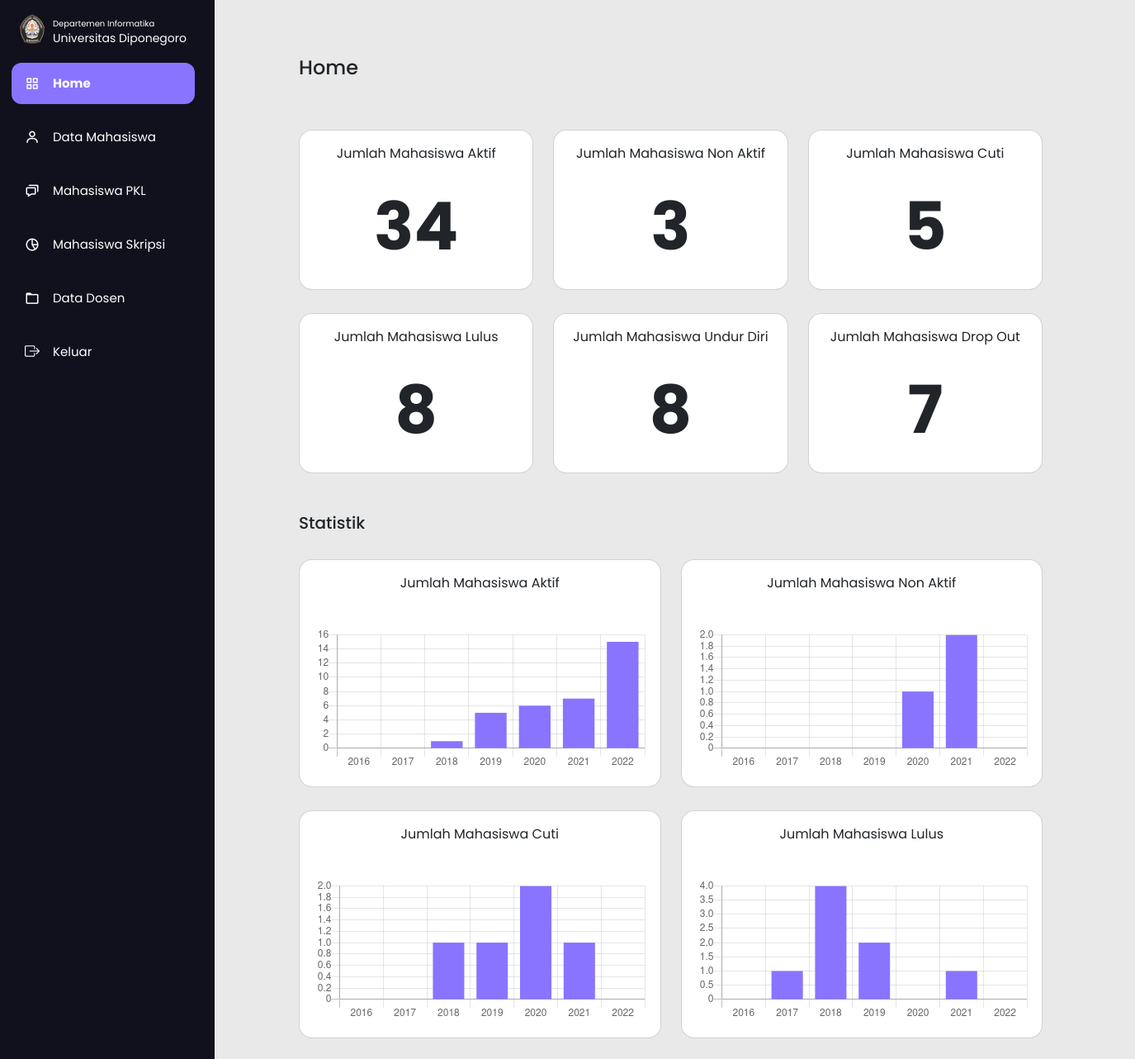
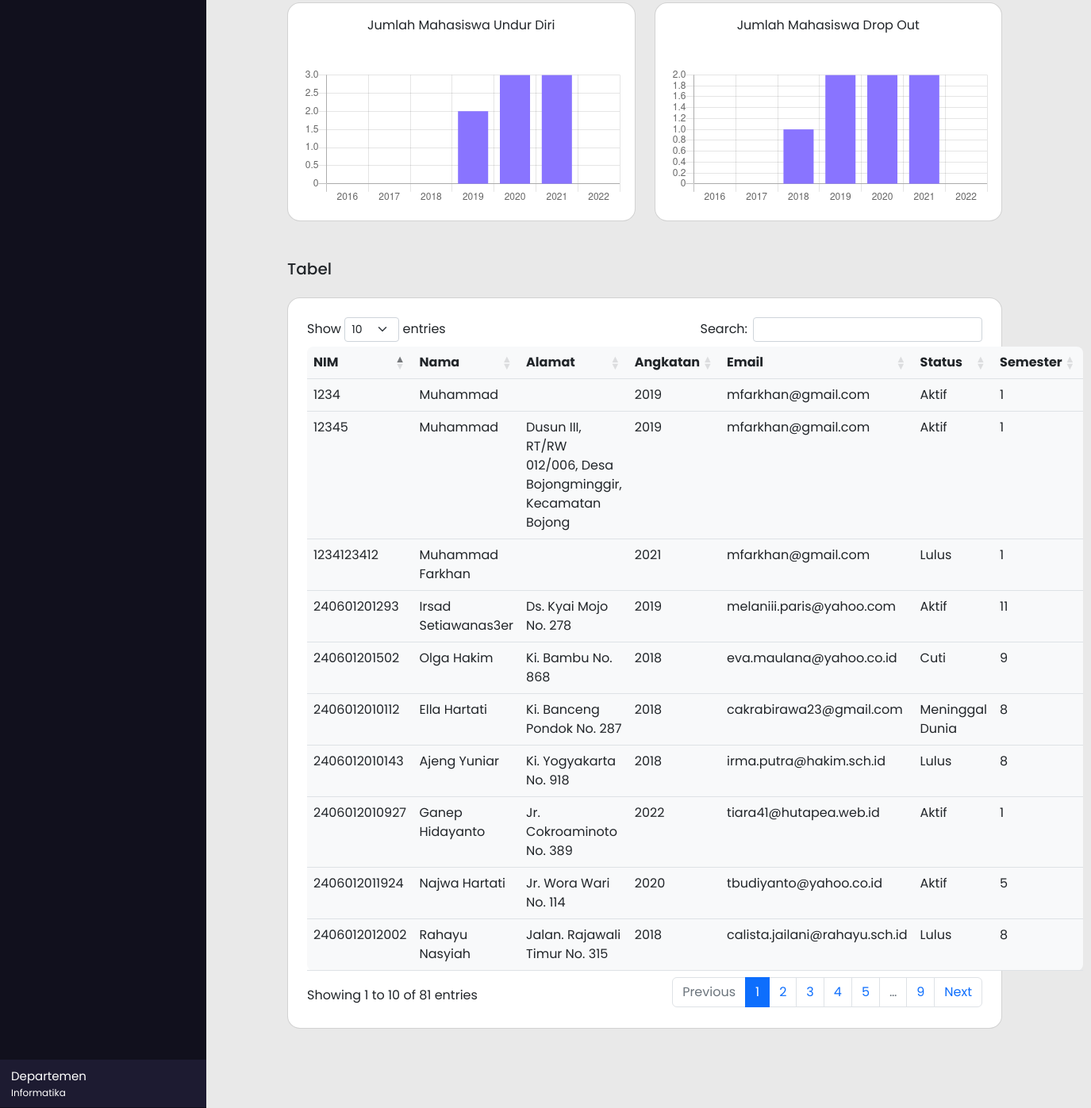
The app's page /departemen/index.php with its own data (2 pictures, top to bottom).
### tables this page shows
CREATE TABLE `tb_mhs` (
  `nim` varchar(14) NOT NULL,
  `nama` varchar(50) NOT NULL,
  `alamat` varchar(255) NOT NULL,
  `kode_kota` int(11) NOT NULL,
  `angkatan` varchar(4) NOT NULL,
  `jalur_masuk` varchar(10) NOT NULL,
  `email` varchar(255) NOT NULL,
  `no_hp` varchar(14) NOT NULL,
  `status` varchar(25) NOT NULL,
  `foto_mhs` varchar(255) NOT NULL,
  `kode_wali` varchar(5) NOT NULL,
  `semester` varchar(2) NOT NULL
);

### departemen/index.php (the view, shortened to what the rows shown need)
<?php
  include'../db_login.php';
?>
<!DOCTYPE html>
<html lang="en" dir="ltr">
  <head>
    <link rel="stylesheet" href="./style.css">
    <link href="https://cdn.jsdelivr.net/npm/bootstrap@5.2.2/dist/css/bootstrap.min.css" rel="stylesheet">
    <link href='https://unpkg.com/boxicons@2.0.7/css/boxicons.min.css' rel='stylesheet'>
    <link rel="stylesheet" href="https://cdn.datatables.net/1.12.1/css/dataTables.bootstrap5.min.css">
    <link rel="stylesheet" href="https://cdnjs.cloudflare.com/ajax/libs/twitter-bootstrap/5.2.0/css/bootstrap.min.css">
    <link rel="stylesheet" href="https://cdn.jsdelivr.net/npm/bootstrap-icons@1.9.1/font/bootstrap-icons.css">
    </head>
<body>
  <section class="home-section">
    <div class="container-fluid">
      <br>
      <br>
      <br>
      <div class="card p-4 rounded-4">
      <table id="example" class="table  bg-light rounded-3" style="width:100%">
        <thead>
            <tr>
                <th>NIM</th>
                <th>Nama</th>
                <th>Alamat</th>
                <th>Angkatan</th>
                <th>Email</th>
                <th>Status</th>
                <th>Semester</th>
            </tr>
        </thead>
        <tbody>
          <?php
          $ambildata = mysqli_query($conn, 'SELECT * FROM tb_mhs ORDER BY  nama ASC, semester ASC'  );
          while ($data = mysqli_fetch_array($ambildata)) {
              $nim = $data['nim'];
              $nama = $data['nama'];
              $alamat = $data['alamat'];
              $angkatan = $data['angkatan'];
              $email = $data['email'];
              $status = $data['status'];
              $semester = $data['semester'];
          ?>
        <tr>
          <td><?= $nim ?></td>
          <td><?= $nama; ?></td>
          <td><?= $alamat; ?></td>
          <td><?= $angkatan; ?></td>
          <td><?= $email; ?></td>
          <td><?= $status; ?></td>
          <td><?= $semester; ?></td>
        </tr>
        <?php
          }
        ?>
    </table>
    </div>
  </div>
</body>
<?php
  $aktif2016 = mysqli_query($conn,"SELECT * from tb_mhs WHERE angkatan ='2016' AND status='Aktif' ");
  $aktif2017 = mysqli_query($conn,"SELECT * from tb_mhs WHERE angkatan ='2017' AND status='Aktif' ");
  $aktif2018 = mysqli_query($conn,"SELECT * from tb_mhs WHERE angkatan ='2018' AND status='Aktif' ");
  $aktif2019 = mysqli_query($conn,"SELECT * from tb_mhs WHERE angkatan ='2019' AND status='Aktif' ");
  $aktif2020 = mysqli_query($conn,"SELECT * from tb_mhs WHERE angkatan ='2020' AND status='Aktif' ");
  $aktif2021 = mysqli_query($conn,"SELECT * from tb_mhs WHERE angkatan ='2021' AND status='Aktif' ");
  $aktif2022 = mysqli_query($conn,"SELECT * from tb_mhs WHERE angkatan ='2022' AND status='Aktif' ");
?>
<script>
  var xValues = ["2016", "2017", "2018", "2019", "2020", "2021", "2022"];
  var yValues = [<?php echo mysqli_num_rows($aktif2016);?>,<?php echo mysqli_num_rows($aktif2017);?>,<?php echo mysqli_num_rows($aktif2018);?>,
  <?php echo mysqli_num_rows($aktif2019);?>, <?php echo mysqli_num_rows($aktif2020);?>, <?php echo mysqli_num_rows($aktif2021);?>,  <?php echo mysqli_num_rows($aktif2022);?>];
  var barColors = ["#8974FF", "#8974FF","#8974FF","#8974FF","#8974FF","#8974FF", "#8974FF"];
  new Chart("myChart", {
    type: "bar",
    data: {
      labels: xValues,
      datasets: [{
        backgroundColor: barColors,
        data: yValues
      }]
    },
    options: {
      legend: {display: false},
      title: {
        display: true,
        // text: "World Wine Production 2018"
      }
    }
  });
</script>
<?php
  $Nonaktif2016 = mysqli_query($conn,"SELECT * from tb_mhs WHERE angkatan ='2016' AND status='Nonaktif' ");
  $Nonaktif2017 = mysqli_query($conn,"SELECT * from tb_mhs WHERE angkatan ='2017' AND status='Nonaktif' ");
  $Nonaktif2018 = mysqli_query($conn,"SELECT * from tb_mhs WHERE angkatan ='2018' AND status='Nonaktif' ");
  $Nonaktif2019 = mysqli_query($conn,"SELECT * from tb_mhs WHERE angkatan ='2019' AND status='Nonaktif' ");
  $Nonaktif2020 = mysqli_query($conn,"SELECT * from tb_mhs WHERE angkatan ='2020' AND status='Nonaktif' ");
  $Nonaktif2021 = mysqli_query($conn,"SELECT * from tb_mhs WHERE angkatan ='2021' AND status='Nonaktif' ");
  $Nonaktif2022 = mysqli_query($conn,"SELECT * from tb_mhs WHERE angkatan ='2022' AND status='Nonaktif' ");
?>
<script>
  var xValues = ["2016", "2017", "2018", "2019", "2020", "2021", "2022"];
  var yValues = [<?php echo mysqli_num_rows($Nonaktif2016);?>,<?php echo mysqli_num_rows($Nonaktif2017);?>,<?php echo mysqli_num_rows($Nonaktif2018);?>,
  <?php echo mysqli_num_rows($Nonaktif2019);?>, <?php echo mysqli_num_rows($Nonaktif2020);?>, <?php echo mysqli_num_rows($Nonaktif2021);?>,  <?php echo mysqli_num_rows($Nonaktif2022);?>];
  var barColors = ["#8974FF", "#8974FF","#8974FF","#8974FF","#8974FF","#8974FF", "#8974FF"];
  new Chart("myChart2", {
    type: "bar",
    data: {
      labels: xValues,
      datasets: [{
        backgroundColor: barColors,
        data: yValues
      }]
    },
    options: {
      legend: {display: false},
      title: {
        display: true,
        // text: "World Wine Production 2018"
      }
    }
  });
</script>
<?php
  $cuti2016 = mysqli_query($conn,"SELECT * from tb_mhs WHERE angkatan ='2016' AND status='Cuti' ");
  $cuti2017 = mysqli_query($conn,"SELECT * from tb_mhs WHERE angkatan ='2017' AND status='Cuti' ");
  $cuti2018 = mysqli_query($conn,"SELECT * from tb_mhs WHERE angkatan ='2018' AND status='Cuti' ");
  $cuti2019 = mysqli_query($conn,"SELECT * from tb_mhs WHERE angkatan ='2019' AND status='Cuti' ");
  $cuti2020 = mysqli_query($conn,"SELECT * from tb_mhs WHERE angkatan ='2020' AND status='Cuti' ");
  $cuti2021 = mysqli_query($conn,"SELECT * from tb_mhs WHERE angkatan ='2021' AND status='Cuti' ");
  $cuti2022 = mysqli_query($conn,"SELECT * from tb_mhs WHERE angkatan ='2022' AND status='Cuti' ");
?>
<script>
  var xValues = ["2016", "2017", "2018", "2019", "2020", "2021", "2022"];
  var yValues = [<?php echo mysqli_num_rows($cuti2016);?>,<?php echo mysqli_num_rows($cuti2017);?>,<?php echo mysqli_num_rows($cuti2018);?>,
  <?php echo mysqli_num_rows($cuti2019);?>, <?php echo mysqli_num_rows($cuti2020);?>, <?php echo mysqli_num_rows($cuti2021);?>,  <?php echo mysqli_num_rows($cuti2022);?>];
  var barColors = ["#8974FF", "#8974FF","#8974FF","#8974FF","#8974FF","#8974FF", "#8974FF"];
  new Chart("myChart3", {
    type: "bar",
    data: {
      labels: xValues,
      datasets: [{
        backgroundColor: barColors,
        data: yValues
      }]
    },
    options: {
      legend: {display: false},
      title: {
        display: true,
        // text: "World Wine Production 2018"
      }
    }
  });
</script>
<?php
  $lulus2016 = mysqli_query($conn,"SELECT * from tb_mhs WHERE angkatan ='2016' AND status='Lulus' ");
  $lulus2017 = mysqli_query($conn,"SELECT * from tb_mhs WHERE angkatan ='2017' AND status='Lulus' ");
  $lulus2018 = mysqli_query($conn,"SELECT * from tb_mhs WHERE angkatan ='2018' AND status='Lulus' ");
  $lulus2019 = mysqli_query($conn,"SELECT * from tb_mhs WHERE angkatan ='2019' AND status='Lulus' ");
  $lulus2020 = mysqli_query($conn,"SELECT * from tb_mhs WHERE angkatan ='2020' AND status='Lulus' ");
  $lulus2021 = mysqli_query($conn,"SELECT * from tb_mhs WHERE angkatan ='2021' AND status='Lulus' ");
  $lulus2022 = mysqli_query($conn,"SELECT * from tb_mhs WHERE angkatan ='2022' AND status='Lulus' ");
?>
<script>
  var xValues = ["2016", "2017", "2018", "2019", "2020", "2021", "2022"];
  var yValues = [<?php echo mysqli_num_rows($lulus2016);?>,<?php echo mysqli_num_rows($lulus2017);?>,<?php echo mysqli_num_rows($lulus2018);?>,
  <?php echo mysqli_num_rows($lulus2019);?>, <?php echo mysqli_num_rows($lulus2020);?>, <?php echo mysqli_num_rows($lulus2021);?>,  <?php echo mysqli_num_rows($lulus2022);?>];
  var barColors = ["#8974FF", "#8974FF","#8974FF","#8974FF","#8974FF","#8974FF", "#8974FF"];
  new Chart("myChart4", {
    type: "bar",
    data: {
      labels: xValues,
      datasets: [{
        backgroundColor: barColors,
        data: yValues
      }]
    },
    options: {
      legend: {display: false},
      title: {
        display: true,
        // text: "World Wine Production 2018"
      }
    }
  });
</script>
<?php
  $ud2016 = mysqli_query($conn,"SELECT * from tb_mhs WHERE angkatan ='2016' AND status='Undur Diri' ");
  $ud2017 = mysqli_query($conn,"SELECT * from tb_mhs WHERE angkatan ='2017' AND status='Undur Diri' ");
  $ud2018 = mysqli_query($conn,"SELECT * from tb_mhs WHERE angkatan ='2018' AND status='Undur Diri' ");
  $ud2019 = mysqli_query($conn,"SELECT * from tb_mhs WHERE angkatan ='2019' AND status='Undur Diri' ");
  $ud2020 = mysqli_query($conn,"SELECT * from tb_mhs WHERE angkatan ='2020' AND status='Undur Diri' ");
  $ud2021 = mysqli_query($conn,"SELECT * from tb_mhs WHERE angkatan ='2021' AND status='Undur Diri' ");
  $ud2022 = mysqli_query($conn,"SELECT * from tb_mhs WHERE angkatan ='2022' AND status='Undur Diri' ");
?>
<script>
  var xValues = ["2016", "2017", "2018", "2019", "2020", "2021", "2022"];
  var yValues = [<?php echo mysqli_num_rows($ud2016);?>,<?php echo mysqli_num_rows($ud2017);?>,<?php echo mysqli_num_rows($ud2018);?>,
  <?php echo mysqli_num_rows($ud2019);?>, <?php echo mysqli_num_rows($ud2020);?>, <?php echo mysqli_num_rows($ud2021);?>,  <?php echo mysqli_num_rows($ud2022);?>];
  var barColors = ["#8974FF", "#8974FF","#8974FF","#8974FF","#8974FF","#8974FF", "#8974FF"];
  new Chart("myChart5", {
    type: "bar",
    data: {
      labels: xValues,
      datasets: [{
        backgroundColor: barColors,
        data: yValues
      }]
    },
    options: {
      legend: {display: false},
      title: {
        display: true,
        // text: "World Wine Production 2018"
      }
    }
  });
</script>
<?php
  $do2016 = mysqli_query($conn,"SELECT * from tb_mhs WHERE angkatan ='2016' AND status='DO' ");
  $do2017 = mysqli_query($conn,"SELECT * from tb_mhs WHERE angkatan ='2017' AND status='DO' ");
  $do2018 = mysqli_query($conn,"SELECT * from tb_mhs WHERE angkatan ='2018' AND status='DO' ");
  $do2019 = mysqli_query($conn,"SELECT * from tb_mhs WHERE angkatan ='2019' AND status='DO' ");
  $do2020 = mysqli_query($conn,"SELECT * from tb_mhs WHERE angkatan ='2020' AND status='DO' ");
  $do2021 = mysqli_query($conn,"SELECT * from tb_mhs WHERE angkatan ='2021' AND status='DO' ");
  $do2022 = mysqli_query($conn,"SELECT * from tb_mhs WHERE angkatan ='2022' AND status='DO' ");
?>
<script>
  var xValues = ["2016", "2017", "2018", "2019", "2020", "2021", "2022"];
  var yValues = [<?php echo mysqli_num_rows($do2016);?>,<?php echo mysqli_num_rows($do2017);?>,<?php echo mysqli_num_rows($do2018);?>,
  <?php echo mysqli_num_rows($do2019);?>, <?php echo mysqli_num_rows($do2020);?>, <?php echo mysqli_num_rows($do2021);?>,  <?php echo mysqli_num_rows($do2022);?>];
  var barColors = ["#8974FF", "#8974FF","#8974FF","#8974FF","#8974FF","#8974FF", "#8974FF"];
  new Chart("myChart6", {
    type: "bar",
    data: {
      labels: xValues,
      datasets: [{
        backgroundColor: barColors,
        data: yValues
      }]
    },
    options: {
      legend: {display: false},
      title: {
        display: true,
        // text: "World Wine Production 2018"
      }
    }
  });
</script>
</html>

### records on screen
tb_mhs: nim "2406012010143", nama "Ajeng Yuniar", alamat "Ki. Yogyakarta No. 918", angkatan "2018", email "irma.putra@hakim.sch.id", status "Lulus", semester "8"
tb_mhs: nim "2406012010112", nama "Ella Hartati", alamat "Ki. Banceng Pondok No. 287", angkatan "2018", email "cakrabirawa23@gmail.com", status "Meninggal Dunia", semester "8"
tb_mhs: nim "2406012010927", nama "Ganep Hidayanto", alamat "Jr. Cokroaminoto No. 389", angkatan "2022", email "tiara41@hutapea.web.id", status "Aktif", semester "1"
tb_mhs: nim "240601201293", nama "Irsad Setiawanas3er", alamat "Ds. Kyai Mojo No. 278", angkatan "2019", email "melaniii.paris@yahoo.com", status "Aktif", semester "11"
tb_mhs: nim "1234", nama "Muhammad", angkatan "2019", email "mfarkhan@gmail.com", status "Aktif", semester "1"
tb_mhs: nim "12345", nama "Muhammad", alamat "Dusun III, RT/RW 012/006, Desa Bojongminggir, Kecamatan Bojong", angkatan "2019", email "mfarkhan@gmail.com", status "Aktif", semester "1"
tb_mhs: nim "1234123412", nama "Muhammad Farkhan", angkatan "2021", email "mfarkhan@gmail.com", status "Lulus", semester "1"
tb_mhs: nim "2406012011924", nama "Najwa Hartati", alamat "Jr. Wora Wari No. 114", angkatan "2020", email "tbudiyanto@yahoo.co.id", status "Aktif", semester "5"
tb_mhs: nim "240601201502", nama "Olga Hakim", alamat "Ki. Bambu No. 868", angkatan "2018", email "eva.maulana@yahoo.co.id", status "Cuti", semester "9"
tb_mhs: nim "2406012012002", nama "Rahayu Nasyiah", alamat "Jalan. Rajawali Timur No. 315", angkatan "2018", email "calista.jailani@rahayu.sch.id", status "Lulus", semester "8"

### other values on screen
$aktif "34"
$non_aktif "3"
$cuti "5"
$lulus "8"
$ud "8"
$do "7"
chart data {{ mysqli_num_rows($aktif2016) }} 0
chart data {{ mysqli_num_rows($aktif2017) }} 0
chart data {{ mysqli_num_rows($aktif2018) }} 1
chart data {{ mysqli_num_rows($aktif2019) }} 5
